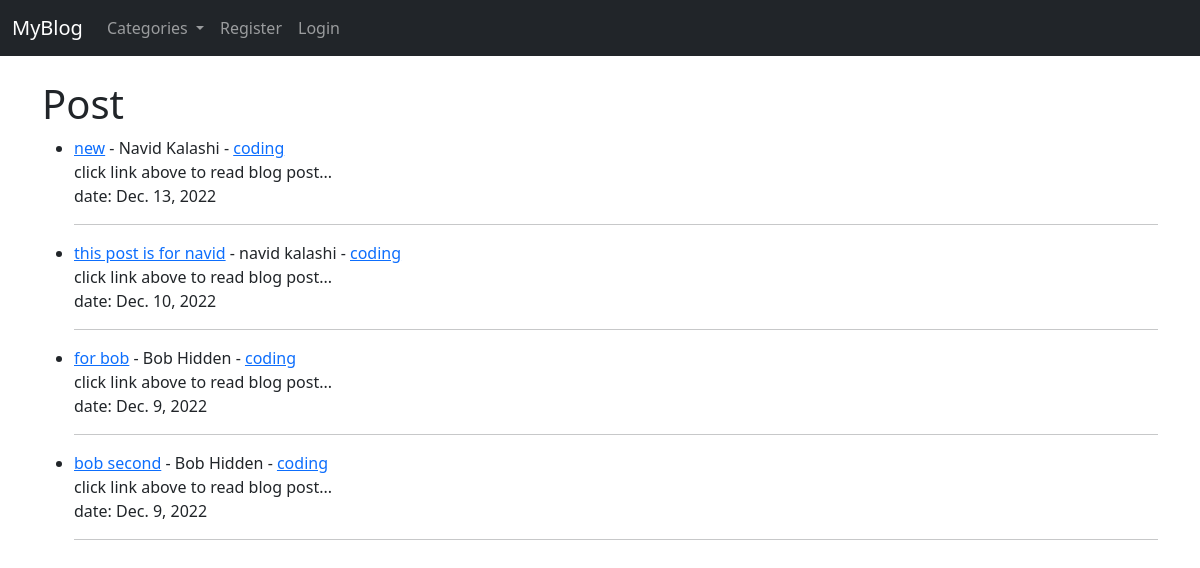
Before: / with the older database file.
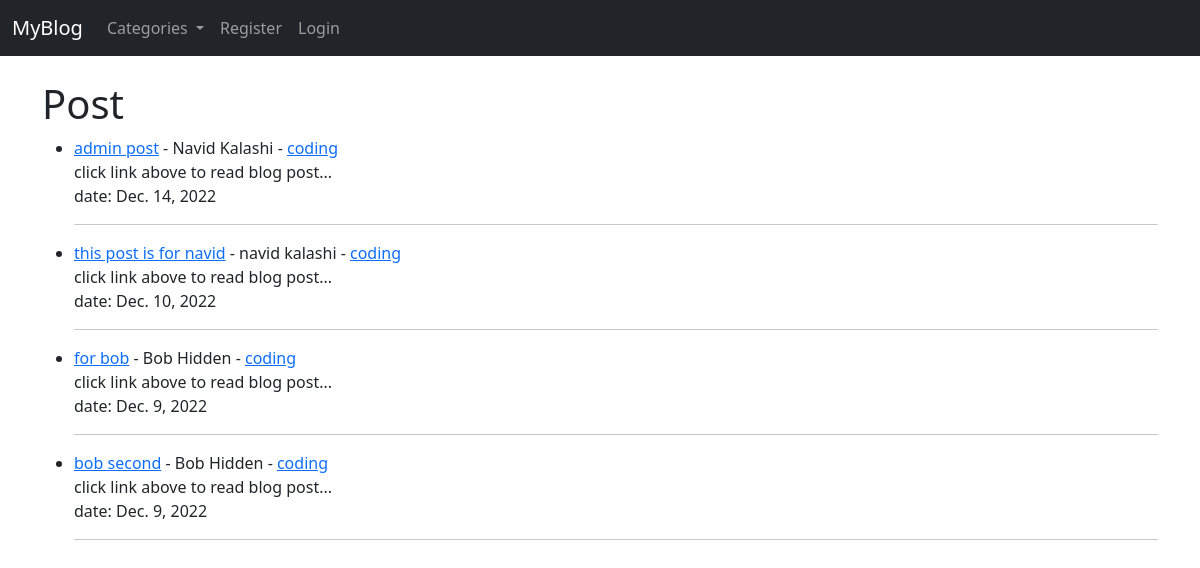
After: the same page with the newer database file.
### blog/models.py (models this page shows, shortened)
class Post(models.Model):
    title = models.CharField(max_length=255)
    title_tag = models.CharField(max_length=255)
    author = models.ForeignKey(User, on_delete=models.CASCADE)
    body = RichTextField(blank=True, null=True)
    date = models.DateField(auto_now_add=True)
    category = models.CharField(max_length=255, default='coding')
    snippet = models.CharField(max_length=255)
    likes = models.ManyToManyField(User, related_name='blog_posts')

### blog/views.py (the view)
# urls.py: path('', HomeView.as_view(), name='home'),
class HomeView(ListView):
    model = Post
    template_name = 'home.html'
    ordering = ['-date']
    def get_context_data(self, *args, **kwargs):
        cat_menu = Category.objects.all()
        context = super(HomeView, self).get_context_data(*args, **kwargs)
        context['cat_menu'] = cat_menu
        return context

### blog/models.py (called while the page is built)
    def __str__(self):
        return self.name

### blog/templates/home.html (shortened to what this page needs)
{% extends 'base.html' %}
{% block content %}
    <h1>Post</h1>
    <ul>
        {% for post in object_list %}
        <li><a href="{% url 'article_detail' post.pk %}">{{post.title}}</a>
             - {{post.author.first_name}} {{post.author.last_name}}
             - <a href="{% url 'category' post.category|slugify %}">{{post.category}}</a>
            <br>
            {{post.snippet}}
            </li>
            date: {{post.date}}
            <hr>
        {% endfor %}
    </ul>
{% endblock content %}

### blog/templates/base.html (shortened to what this page needs)
<!doctype html>
<html lang="en">
  <head>
    <link href="https://cdn.jsdelivr.net/npm/bootstrap@5.1.3/dist/css/bootstrap.min.css" rel="stylesheet">
  </head>
  <body>
    <nav class="navbar navbar-expand-lg navbar-dark bg-dark">
        <div class="container-fluid">
          <a class="navbar-brand" href="{% url 'home' %}">MyBlog</a>
          <div class="collapse navbar-collapse" id="navbarSupportedContent">
            <ul class="navbar-nav me-auto mb-2 mb-lg-0">
              {% if cat_menu %}
                <li class="nav-item dropdown">
                  <a class="nav-link dropdown-toggle" href="#" role="button" data-bs-toggle="dropdown" aria-expanded="false">
                    Categories
                  </a>
                </li>
              {% else %}
                <li class="nav-item">
                  <a class="nav-link" href="{% url 'category_list' %}">Categories</a>
                </li>
              {% endif %}
              {% if user.is_authenticated %}
                <li class="nav-item">
                  <a class="nav-link" href="{% url 'add_post' %}">Add Post</a>
                </li>
                <li class="nav-item">
                  <a class="nav-link" href="{% url 'add_category' %}">Add Category</a>
                </li>
                <li class="nav-item">
                  <a class="nav-link" href="{% url 'logout' %}">Logout</a>
                </li>
              {% else %}
                <li class="nav-item">
                  <a class="nav-link" href="{% url 'register' %}">Register</a>
                </li>
                <li class="nav-item">
                  <a class="nav-link" href="{% url 'login' %}">Login</a>
                </li>
              {% endif %}
            </ul>
          </div>
        </div>
      </nav>
    <br>
    <div class="container">
    {% block content %}
    {% endblock content %}
    </div>
  </body>
</html>

Changed rows visible on the page:
removed Post: title "new", author.first_name "Navid", author.last_name "Kalashi", category "coding", snippet "click link above to read blog post...", date "Dec. 13, 2022"
added Post: title "admin post", author.first_name "Navid", author.last_name "Kalashi", category "coding", snippet "click link above to read blog post...", date "Dec. 14, 2022"
